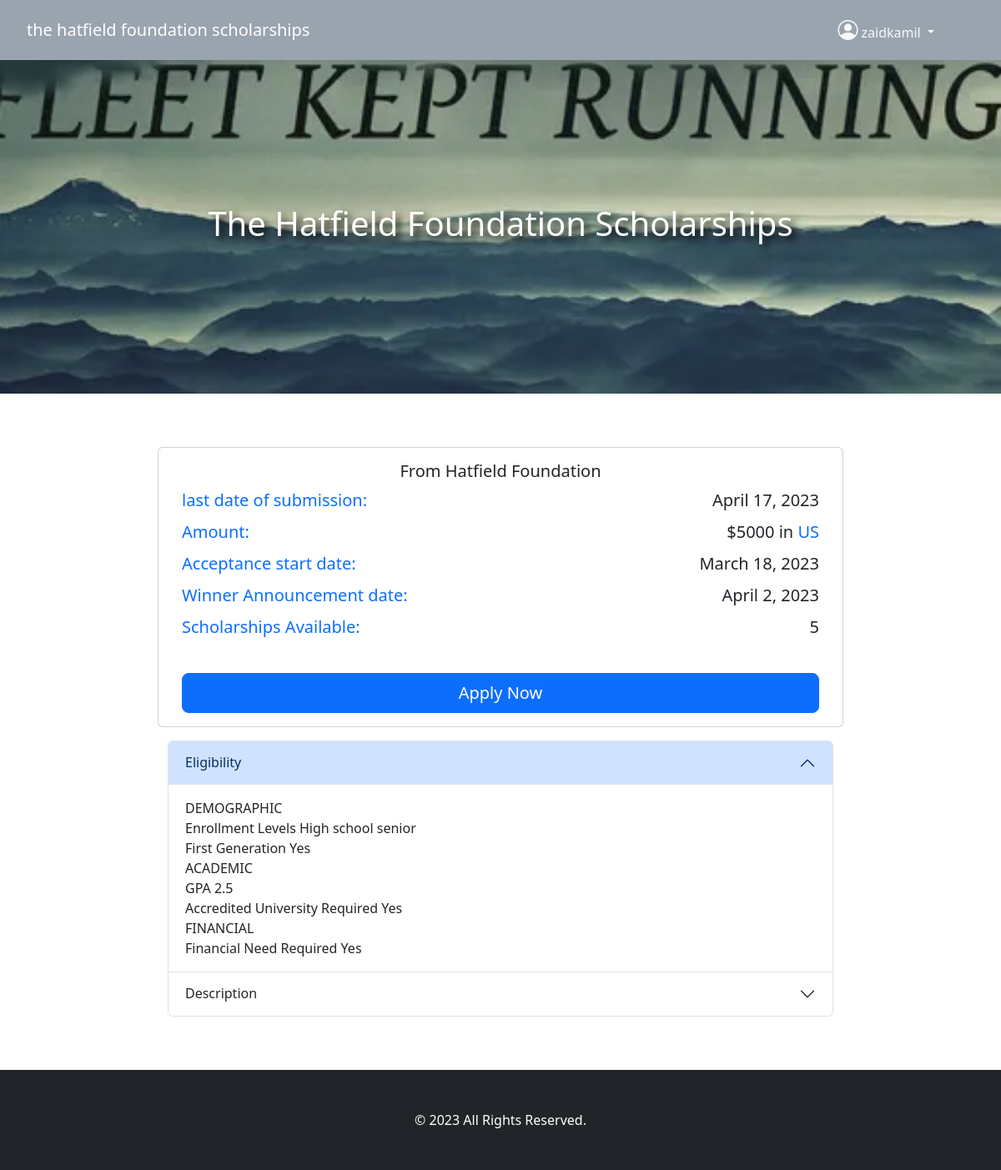
/scholarship/1/detail (signed in), run on the app's committed database.
### scholarship/models.py (models this page shows, shortened)
class Scholarship(models.Model):
    name = models.CharField(max_length=255, help_text='Name of the scholarship')
    country = models.CharField(max_length=255, choices=COUNTRIES.items(), help_text='Country of the scholarship')
    amount = models.CharField(max_length=255, help_text='Amount of the scholarship', default='$100')
    description = models.TextField(help_text='Description of the scholarship')
    eligibility = models.TextField(help_text='Eligibility criteria for the scholarship')
    acceptance_start_date = models.DateField(help_text='Start date to apply for the scholarship', default=timezone.now)
    winner_announcement_date = models.DateField(help_text='Date when the winner will be announced',
                                                default=timezone.now() + timezone.timedelta(days=15))
    quantity = models.IntegerField(help_text='Number of scholarships available', default=1)
    last_date = models.DateField(help_text='Last date to apply for the scholarship',
                                 default=timezone.now() + timezone.timedelta(days=30))
    link = models.URLField(help_text='Link to the scholarship page')
    organization = models.CharField(max_length=255, help_text='Organization providing the scholarship',
                                    default='Organization Name')
    image = OptimizedImageField(upload_to='scholarship_pics',
                                blank=True,
                                null=True,
                                optimized_image_resize_method='cover',
                                optimized_image_output_size=(512, 512))
    class Meta:
        verbose_name_plural = 'Scholarships'

### scholarship/views.py (the view)
# urls.py: path('', include('scholarship.urls')),
def scholarship(request, id):
    if not request.user.is_authenticated:
        messages.error(request, 'You must be logged in to view this page')
        return redirect('login')
    item = Scholarship.objects.get(id=id)
    ctx = {
        'title': f'{item.name.lower()}',
        'item': item
    }
    return render(request, 'scholarship/detail.html', ctx)

### templates/scholarship/detail.html (shortened to what this page needs)
{% extends 'layout/base.html' %}
{% load django_bootstrap5 %}
{% load static %}
{% block content %}
    <section class="container-fluid hero">
        <div class="row">
            <div class="col-md-12 p-0">
                <div class="content text-center">
                    <h1 class="text-white">{{ item.name|title }}</h1>
                </div>
            </div>
        </div>
    </section>
    <section class="container">
        <div class="row">
            <div class="col-lg-10 col-md-10 mx-auto">
                <div class="container-fluid p-3 ">
                    <div class="row p-5">
                        <div class="card mb-3">
                            <div class="card-body">
                                <h5 class="text-center">
                                    <div>From {{ item.organization }}</div>
                                </h5>
                                <div class="lead">
                                    <div class="text-primary bold">last date of submission:</div>
                                    <div>{{ item.last_date }}</div>
                                </div>
                                <div class="lead">
                                    <div class="text-primary bold">Amount:</div>
                                    <div>{{ item.amount }} in <span class="text-primary">{{ item.country }}</span></div>
                                </div>
                                <div class="lead">
                                    <div class="text-primary bold">Acceptance start date:</div>
                                    <div>{{ item.acceptance_start_date }}</div>
                                </div>
                                <div class="lead">
                                    <div class="text-primary bold">Winner Announcement date:</div>
                                    <div>{{ item.winner_announcement_date }}</div>
                                </div>
                                <div class="lead">
                                    <div class="text-primary bold">Scholarships Available:</div>
                                    <div>{{ item.quantity }}</div>
                                </div>
                            </div>
                            <div class="p-3">
                                <a href="{{ item.link }}" class="btn btn-lg btn-primary w-100">Apply Now</a>
                            </div>
                        </div>
                        <div class="accordion" id="accordionPanelsStayOpenExample">
                            <div class="accordion-item">
                                <h2 class="accordion-header" id="panelsStayOpen-headingOne">
                                    <button class="accordion-button" type="button" data-bs-toggle="collapse"
                                            data-bs-target="#panelsStayOpen-collapseOne" aria-expanded="true"
                                            aria-controls="panelsStayOpen-collapseOne">
                                        Eligibility
                                    </button>
                                </h2>
                                <div id="panelsStayOpen-collapseOne" class="accordion-collapse collapse show"
                                     aria-labelledby="panelsStayOpen-headingOne">
                                    <div class="accordion-body">
                                        {{ item.eligibility|linebreaksbr|safe|capfirst }}
                                    </div>
                                </div>
                            </div>
                            <div class="accordion-item">
                                <h2 class="accordion-header" id="panelsStayOpen-headingThree">
                                    <button class="accordion-button collapsed" type="button" data-bs-toggle="collapse"
                                            data-bs-target="#panelsStayOpen-collapseThree" aria-expanded="false"
                                            aria-controls="panelsStayOpen-collapseThree">
                                        Description
                                    </button>
                                </h2>
                            </div>
                        </div>
                    </div>
                </div>
            </div>
        </div>
    </section>
{% endblock %}

### templates/partials/navbar.html (shortened to what this page needs)
<nav class="navbar navbar-expand-lg navbar-dark bg-dark p-3">
    <div class="container-fluid px-3">
        <a class="navbar-brand" href="/">
            {{ title }}
        </a>
        <div class="collapse navbar-collapse" id="topbarId">
            <ul class="navbar-nav ms-auto mt-2 mt-lg-0">
                {% if user.is_authenticated %}
                    <div class="dropdown text-start ">
                        <a href="#" class="d-block link-light text-decoration-none dropdown-toggle px-5"
                           data-bs-toggle="dropdown" aria-expanded="false">
                            <i class="bi bi-person-circle h4"></i>
                            <span class="">{{ user.username }}</span>
                        </a>
                    </div>
                {% else %}
                    <li class="nav-item shadow-sm rounded-2 bg-red px-2">
                        <a class="nav-link text-white" href="{% url 'login' %}" title="Sign-In">
                            <i class="bi bi-person-check me-3"></i> Sign-In
                        </a>
                    </li>
                {% endif %}
            </ul>
        </div>
    </div>
</nav>

### templates/scholarship/detail.html (style rules this page uses)
.content { height: 25rem; background-size: cover; background-position: center; background-repeat: no-repeat; display: flex; flex-wrap: nowrap; flex-direction: column; justify-content: center; align-items: center; color: white; }
.bold { font-weight: bolder; margin-bottom: .5rem; }
.lead { display: flex; flex-wrap: wrap; flex-direction: row; justify-content: space-between; }
h1 { text-shadow: 5px 5px 10px black; }

### templates/layout/base.html (style rules this page uses)
.navbar { background-color: #9aa4af !important; }
.wrapper { min-height: 100vh; display: grid; grid-template-rows: auto 1fr auto; }

### data on the page
Scholarship: name "the hatfield foundation scholarships", name "The Hatfield Foundation Scholarships", organization "Hatfield Foundation", last_date "April 17, 2023", amount "$5000", country "US", acceptance_start_date "March 18, 2023", winner_announcement_date "April 2, 2023", quantity "5", eligibility "DEMOGRAPHIC Enrollment Levels High school senior First Generation Yes ACADEMIC GPA 2.5 Accredited University Required Yes FINANCIAL Financial Need Required Yes"

### other printed values
{{ user.username }} "zaidkamil"
